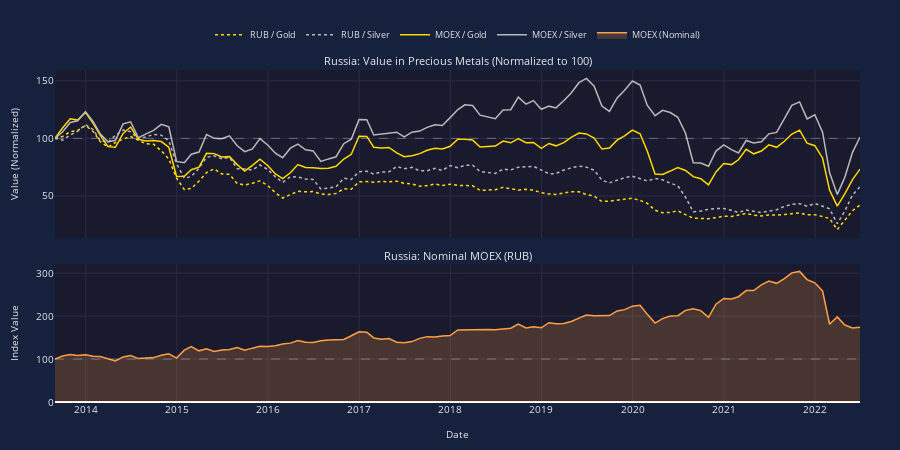

Notebook code cell kept with this figure:
### Markdown cell above
## Russia: Ruble crises (2014-2022)

**Economic Difficulties:** Russia experienced two major currency crises. In 2014-2015, the ruble lost 50% of its value. In 2022, following Western sanctions, the ruble initially collapsed 50% before recovering due to capital controls.

**Causes:**
- *2014-2015*: Oil price collapse (Russia's main export), Western sanctions over Crimea annexation
- *2022*: Unprecedented Western sanctions following Ukraine invasion, frozen foreign reserves

**Government Interventions:**
- *Emergency rate hike (2014)*: Central bank raised rates from 10.5% to 17% overnight - stabilized ruble temporarily (partially successful)
- *2022 capital controls*: Required exporters to convert 80% of FX earnings to rubles, banned foreign investors from selling, required Europeans to buy energy in rubles - ruble recovered strongly (successful short-term)
- *Rate hike to 20% (2022)*: Emergency response to sanctions - prevented bank runs (successful)
- *Counter-sanctions*: Required "unfriendly countries" to pay for gas in rubles - supported currency

Note: 2022 data limited due to Moscow Exchange closure and trading restrictions.

### Code cell
show_country_analysis(norm_data['Russia'])
